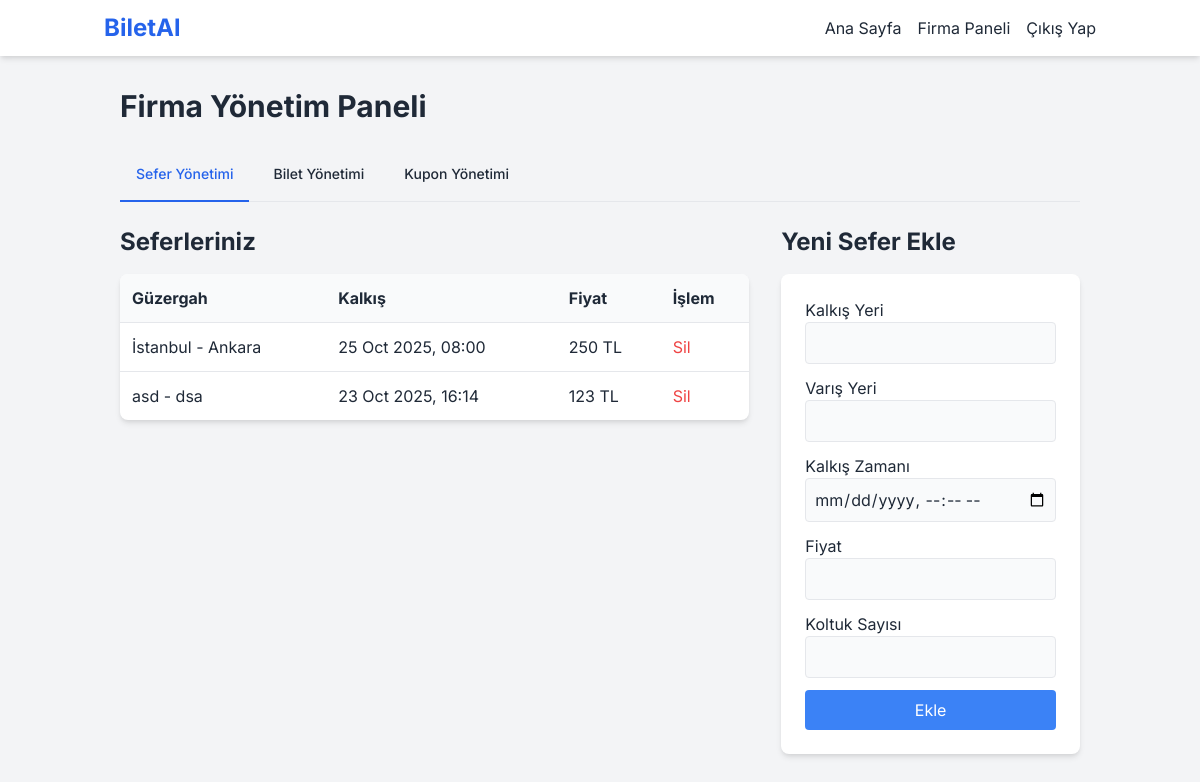
Screenshot of /firmaadmin/index.php (signed in) with the database file from the repository.
### tables this page shows
CREATE TABLE trips (
                id INTEGER PRIMARY KEY AUTOINCREMENT, company_id INTEGER NOT NULL, departure_location TEXT NOT NULL,
                arrival_location TEXT NOT NULL, departure_time TEXT NOT NULL, price REAL NOT NULL,
                seat_count INTEGER NOT NULL, FOREIGN KEY (company_id) REFERENCES companies(id)
            );

### firmaadmin/index.php (the view, shortened to what this page needs)
<?php
require_once '../config.php';
$company_id = $_SESSION['company_id'];
$tab = $_GET['tab'] ?? 'trips';
include '../header.php';
?>
<h1 class="text-3xl font-bold mb-6">Firma Yönetim Paneli</h1>
<div class="mb-6 border-b border-gray-200">
    <ul class="flex flex-wrap -mb-px text-sm font-medium text-center">
        <li class="mr-2"><a href="index.php?tab=trips" class="inline-block p-4 border-b-2 rounded-t-lg <?php echo $tab === 'trips' ? 'text-blue-600 border-blue-600' : 'border-transparent hover:text-gray-600 hover:border-gray-300'; ?>">Sefer Yönetimi</a></li>
        <li class="mr-2"><a href="index.php?tab=bookings" class="inline-block p-4 border-b-2 rounded-t-lg <?php echo $tab === 'bookings' ? 'text-blue-600 border-blue-600' : 'border-transparent hover:text-gray-600 hover:border-gray-300'; ?>">Bilet Yönetimi</a></li>
        <li class="mr-2"><a href="index.php?tab=coupons" class="inline-block p-4 border-b-2 rounded-t-lg <?php echo $tab === 'coupons' ? 'text-blue-600 border-blue-600' : 'border-transparent hover:text-gray-600 hover:border-gray-300'; ?>">Kupon Yönetimi</a></li>
    </ul>
</div>
<?php if ($tab === 'trips'):
    $stmt = $pdo->prepare("SELECT * FROM trips WHERE company_id = ? ORDER BY departure_time DESC");
    $stmt->execute([$company_id]);
    $trips = $stmt->fetchAll();
?>
<div class="grid grid-cols-1 md:grid-cols-3 gap-8">
    <div class="md:col-span-2">
        <h2 class="text-2xl font-bold mb-4">Seferleriniz</h2>
        <div class="bg-white rounded-lg shadow-md overflow-x-auto">
            <table class="w-full text-left">
                <thead class="bg-gray-50"><tr><th class="p-3">Güzergah</th><th class="p-3">Kalkış</th><th class="p-3">Fiyat</th><th class="p-3">İşlem</th></tr></thead>
                <tbody>
                <?php foreach($trips as $trip): ?>
                    <tr class="border-t">
                        <td class="p-3"><?php echo htmlspecialchars($trip['departure_location']); ?> - <?php echo htmlspecialchars($trip['arrival_location']); ?></td>
                        <td class="p-3"><?php echo date('d M Y, H:i', strtotime($trip['departure_time'])); ?></td>
                        <td class="p-3"><?php echo $trip['price']; ?> TL</td>
                        <td class="p-3">
                            <form action="index.php?tab=trips&action=delete_trip" method="POST" onsubmit="return confirm('Bu seferi silmek istediğinize emin misiniz?');">
                                <input type="hidden" name="trip_id" value="<?php echo $trip['id']; ?>"><button type="submit" class="text-red-500 hover:underline">Sil</button>
                            </form>
                        </td>
                    </tr>
                <?php endforeach; ?>
                </tbody>
            </table>
        </div>
    </div>
    <div>
        <h2 class="text-2xl font-bold mb-4">Yeni Sefer Ekle</h2>
        <div class="bg-white rounded-lg shadow-md p-6">
            <form action="index.php?tab=trips&action=add_trip" method="POST">
                <div class="mb-3"><label class="block">Kalkış Yeri</label><input type="text" name="departure_location" required class="w-full p-2 border rounded bg-gray-50"></div>
                <div class="mb-3"><label class="block">Varış Yeri</label><input type="text" name="arrival_location" required class="w-full p-2 border rounded bg-gray-50"></div>
                <div class="mb-3"><label class="block">Kalkış Zamanı</label><input type="datetime-local" name="departure_time" required class="w-full p-2 border rounded bg-gray-50"></div>
                <div class="mb-3"><label class="block">Fiyat</label><input type="number" step="0.01" name="price" required class="w-full p-2 border rounded bg-gray-50"></div>
                <div class="mb-3"><label class="block">Koltuk Sayısı</label><input type="number" name="seat_count" required class="w-full p-2 border rounded bg-gray-50"></div>
                <button type="submit" class="w-full bg-blue-500 text-white p-2 rounded hover:bg-blue-600">Ekle</button>
            </form>
        </div>
    </div>
</div>
<?php endif; ?>
<?php
include '../footer.php';
?>

### style.css (style rules this page uses)
body { font-family: 'Inter', sans-serif; }

### rows the page displays
trips: departure_location "İstanbul", arrival_location "Ankara", departure_time "25 Oct 2025, 08:00", price "250"
trips: departure_location "asd", arrival_location "dsa", departure_time "23 Oct 2025, 16:14", price "123"
